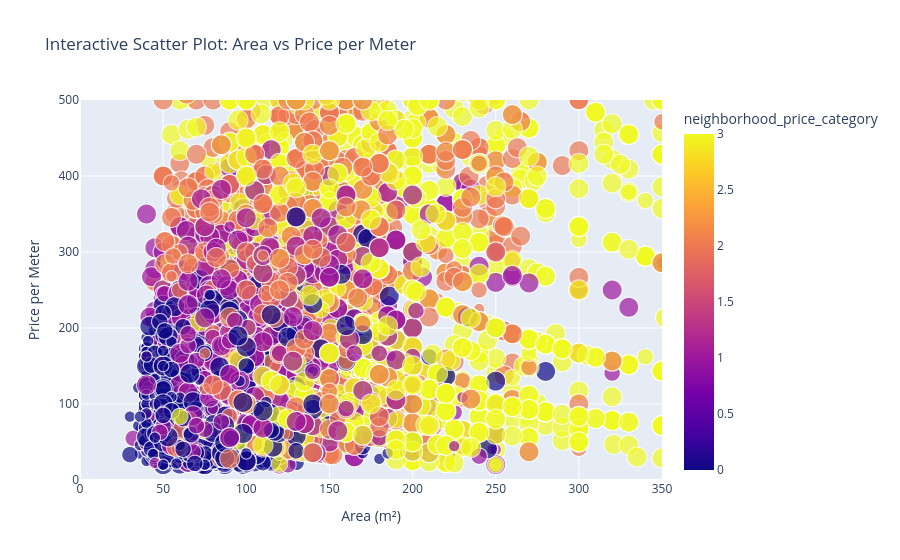

Notebook cell for this chart:
### Markdown cell above
This interactive scatter plot shows the relationship between area and price per meter.  
Hovering over each point reveals additional details such as age, total_value, and compare to min, allowing deeper inspection of individual properties.

### Code cell
fig = px.scatter(
    df_viz,
    x="area",
    y="price_per_meter",
    color="neighborhood_price_category",
    size="quality_score",
    hover_data=["age", "total_value", "compare_to_mean"],
    title="Interactive Scatter Plot: Area vs Price per Meter"
)

fig.update_layout(
    xaxis_title="Area (m²)",
    yaxis_title="Price per Meter",
    legend_title="Neighborhood Price Category"
)

fig.update_xaxes(range=[0, df_viz["area"].quantile(0.99)])
fig.update_yaxes(range=[0, df_viz["price_per_meter"].quantile(0.99)])

fig.show()

### Figure 1 — Plotly figure (JSON) as saved in the notebook; plotly's stock layout.template omitted (floating-point values rounded to 4 significant figures; data arrays with more than 128 entries replaced by an {"elided": "..."} marker saying what was removed)
{"data": [{"customdata": {"elided": "10307x3 float values"}, "hovertemplate": "area=%{x}<br>price_per_meter=%{y}<br>quality_score=%{marker.size}<br>age=%{customdata[0]}<br>total_value=%{customdata[1]}<br>compare_to_mean=%{customdata[2]}<br>neighborhood_price_category=%{marker.color}<extra></extra>", "legendgroup": "", "marker": {"color": {"elided": "10307 int values"}, "coloraxis": "coloraxis", "size": {"elided": "10307 int values"}, "sizemode": "area", "sizeref": 0.0075, "symbol": "circle"}, "mode": "markers", "name": "", "showlegend": false, "type": "scattergl", "x": {"elided": "10307 int values"}, "xaxis": "x", "y": {"elided": "10307 float values"}, "yaxis": "y"}], "layout": {"coloraxis": {"colorbar": {"title": {"text": "neighborhood_price_category"}}, "colorscale": [[0, "#0d0887"], [0.1111, "#46039f"], [0.2222, "#7201a8"], [0.3333, "#9c179e"], [0.4444, "#bd3786"], [0.5556, "#d8576b"], [0.6667, "#ed7953"], [0.7778, "#fb9f3a"], [0.8889, "#fdca26"], [1, "#f0f921"]]}, "legend": {"itemsizing": "constant", "title": {"text": "Neighborhood Price Category"}, "tracegroupgap": 0}, "title": {"text": "Interactive Scatter Plot: Area vs Price per Meter"}, "xaxis": {"anchor": "y", "domain": [0, 1], "range": [0, 350], "title": {"text": "Area (m²)"}}, "yaxis": {"anchor": "x", "domain": [0, 1], "range": [0, 500], "title": {"text": "Price per Meter"}}}}
